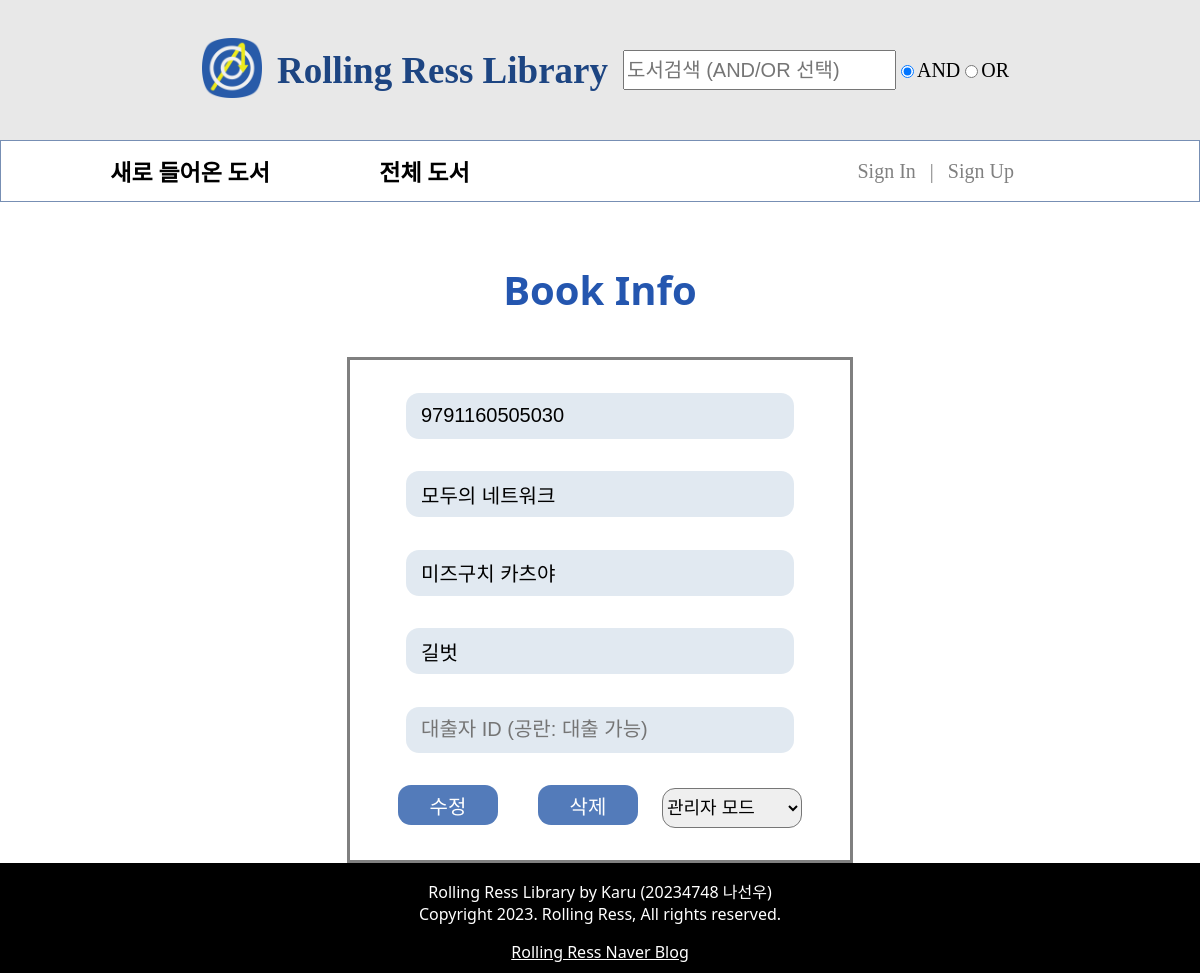
The app's page /manage/about.php?isbn=9791160505030, older data.
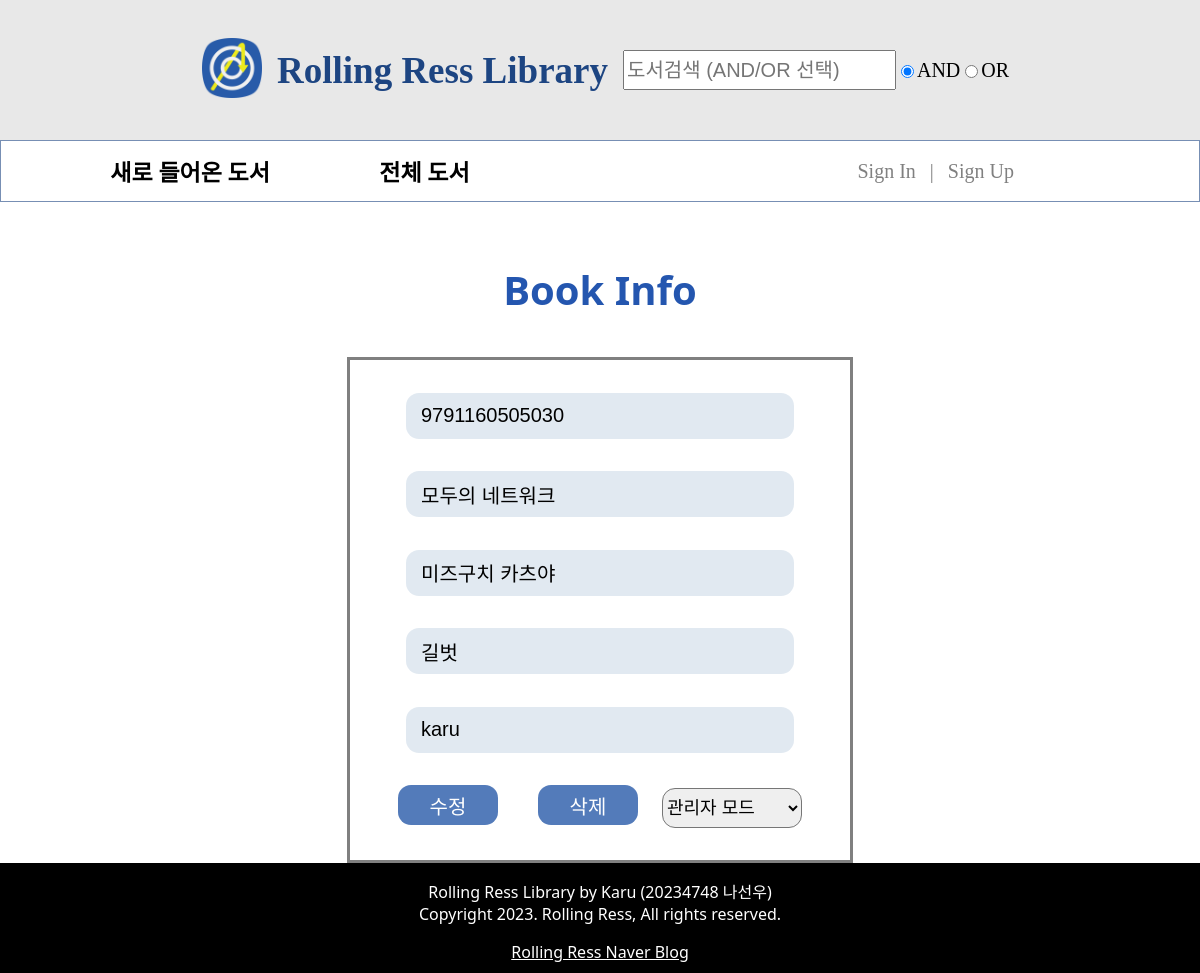
The same page, newer data.
### tables this page shows
CREATE TABLE `bookinfo` (
  `isbn` bigint NOT NULL,
  `title` varchar(80) NOT NULL,
  `author` varchar(45) NOT NULL,
  `publisher` varchar(45) NOT NULL,
  `takenby` varchar(45) DEFAULT NULL,
  `uploaded` date DEFAULT NULL,
  PRIMARY KEY (`isbn`)
);

### manage/about.php (the view, shortened to what this page needs)
<?php
    include '../db/connect.php';
    $isbn = $_GET['isbn'];
    $stmt = $connect->prepare("SELECT * FROM bookinfo WHERE isbn = ?");
    $stmt->bind_param('i', $isbn);
    $stmt->execute();
    $result = $stmt->get_result();
    $row = $result->fetch_array();
?>
<!DOCTYPE html>
<html lang="ko">
<head>
    <link rel="stylesheet" href="/styles/form.css">
    <link rel="stylesheet" href="/styles/attribute.css">
    <link rel="stylesheet" href="/styles/part/header.css">
    <link rel="stylesheet" href="/styles/part/nav.css">
    <link rel="stylesheet" href="/styles/part/footer.css">
</head>
<body>
    <header include-html="/htmls/header.html"></header>
    <nav include-html="/htmls/nav.html"></nav>
    <article>
    <h1>Book Info</h1>
    <form name="frm_content" method="post" action="../db/update.php?isbn=<? echo $isbn ?>">
        <input type="text" name="isbn" class="box" placeholder="ISBN" value="<? echo $row['isbn'] ?>">
        <input type="text" name="title" class="box" placeholder="제목" value="<? echo $row['title'] ?>">
        <input type="text" name="author" class="box" placeholder="저자" value="<? echo $row['author'] ?>">
        <input type="text" name="publisher" class="box" placeholder="출판사" value="<? echo $row['publisher'] ?>">
        <input type="text" name="takenby" class="box" placeholder="대출자 ID (공란: 대출 가능)" value="<? echo $row['takenby'] ?>">
        <div><input type="submit" class="actionbutton" value="수정"><input type="button" class="actionbutton" value="삭제">
        <select name="modes" id="modes" isbn="<? echo $row['isbn'] ?>">
            <option value="adminMode">관리자 모드</option>
        </select>
        </div>
    </form>
    </article>
    <footer include-html="/htmls/footer.html"></footer>
</body>
</html>

Row changes from the older to the newer data that the page shows:
changed bookinfo "모두의 네트워크": takenby (not shown) → "karu"
